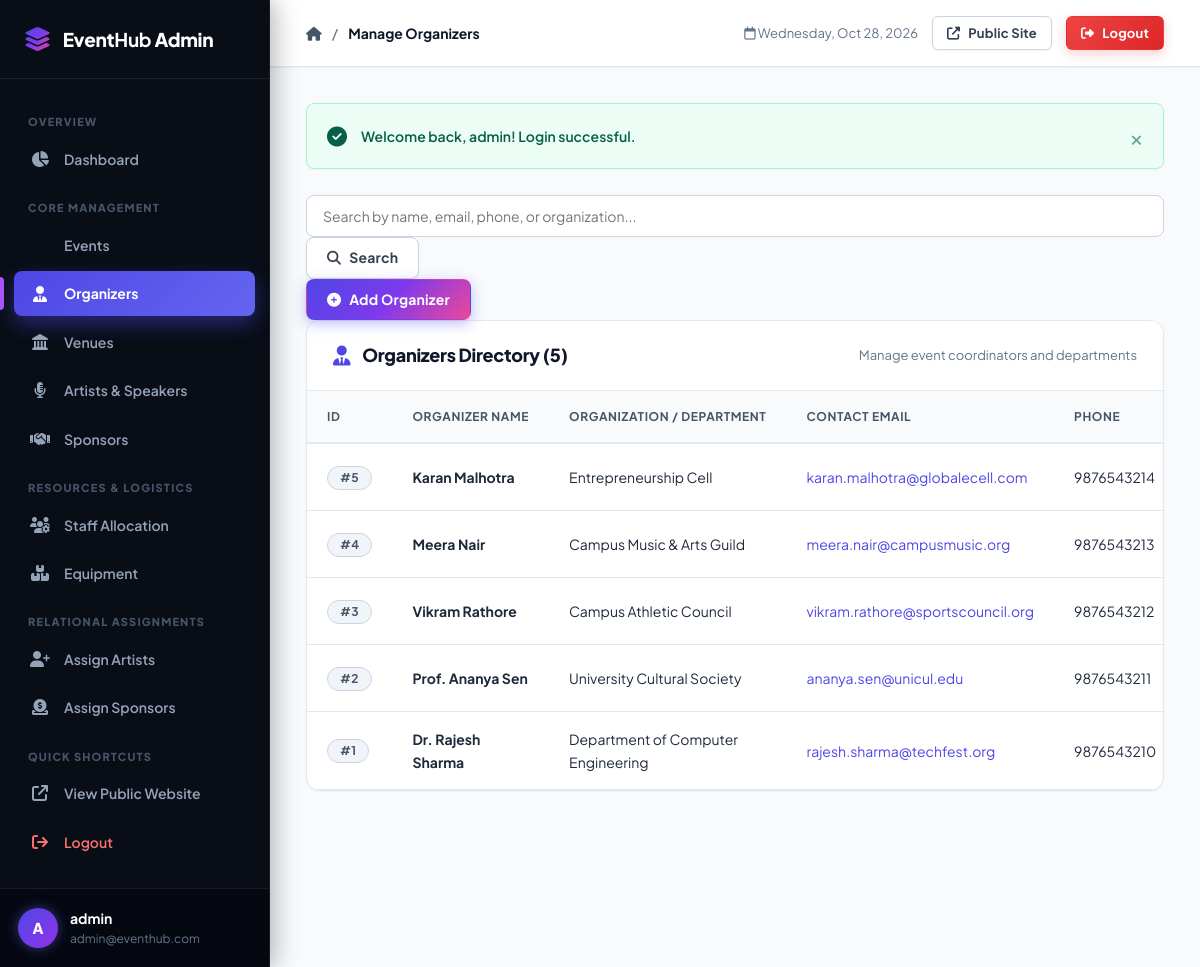
The app's page /admin/organizers/index.php (signed in) with its own data.
### tables this page shows
CREATE TABLE `organizer` (
    `organizer_id` INT AUTO_INCREMENT PRIMARY KEY,
    `organizer_name` VARCHAR(100) NOT NULL,
    `email` VARCHAR(100) NOT NULL UNIQUE,
    `phone` VARCHAR(15) NOT NULL UNIQUE,
    `organization` VARCHAR(100) DEFAULT NULL
);

### admin/organizers/index.php (the view, shortened to what this page needs)
<?php
require_once __DIR__ . '/../../includes/auth.php';
$search = trim($_GET['search'] ?? '');
try {
    if (!empty($search)) {
        $stmt = $pdo->prepare("
            SELECT o.*, COUNT(e.event_id) as event_count
            FROM organizer o
            LEFT JOIN event e ON o.organizer_id = e.organizer_id
            WHERE o.organizer_name LIKE :search
               OR o.email LIKE :search
               OR o.phone LIKE :search
               OR o.organization LIKE :search
            GROUP BY o.organizer_id
            ORDER BY o.organizer_id DESC
        ");
        $stmt->execute([':search' => "%{$search}%"]);
    } else {
        $stmt = $pdo->query("
            SELECT o.*, COUNT(e.event_id) as event_count
            FROM organizer o
            LEFT JOIN event e ON o.organizer_id = e.organizer_id
            GROUP BY o.organizer_id
            ORDER BY o.organizer_id DESC
        ");
    }
    $organizers = $stmt->fetchAll();
} catch (PDOException $e) {
    die("Database error: " . htmlspecialchars($e->getMessage()));
}
require_once __DIR__ . '/../../includes/admin_header.php';
?>
<div class="toolbar-container">
    <form action="<?= url('admin/organizers/index.php') ?>" method="GET" class="search-form">
        <input type="text" name="search" class="form-control" placeholder="Search by name, email, phone, or organization..." value="<?= sanitize($search) ?>">
        <button type="submit" class="btn btn-secondary">
            <i class="fas fa-search"></i> Search
        </button>
    </form>
    <div>
        <a href="<?= url('admin/organizers/add.php') ?>" class="btn btn-primary">
            <i class="fas fa-plus-circle"></i> Add Organizer
        </a>
    </div>
</div>
<div class="card">
    <div class="card-header">
        <div class="card-title">
            <i class="fas fa-user-tie"></i> Organizers Directory (<?= count($organizers) ?>)
        </div>
        <div style="font-size: 13px; color: var(--text-muted);">
            Manage event coordinators and departments
        </div>
    </div>
    <div class="card-body" style="padding: 0;">
        <div class="table-responsive">
            <table class="data-table">
                <thead>
                    <tr>
                        <th>ID</th>
                        <th>Organizer Name</th>
                        <th>Organization / Department</th>
                        <th>Contact Email</th>
                        <th>Phone</th>
                    </tr>
                </thead>
                <tbody>
                    <?php if (empty($organizers)): ?>
                        <tr>
                            <td colspan="7">
                                <div class="empty-state">
                                    <div class="empty-state-icon"><i class="fas fa-user-slash"></i></div>
                                    <h3>No organizers found</h3>
                                    <p>Try refining your search keyword or add a new organizer.</p>
                                    <a href="<?= url('admin/organizers/add.php') ?>" class="btn btn-primary btn-sm">
                                        <i class="fas fa-plus"></i> Add New Organizer
                                    </a>
                                </div>
                            </td>
                        </tr>
                    <?php else: ?>
                        <?php foreach ($organizers as $org): ?>
                            <tr>
                                <td><span class="badge badge-secondary">#<?= $org['organizer_id'] ?></span></td>
                                <td><strong><?= sanitize($org['organizer_name']) ?></strong></td>
                                <td><?= sanitize($org['organization'] ?: '-') ?></td>
                                <td><a href="mailto:<?= sanitize($org['email']) ?>"><?= sanitize($org['email']) ?></a></td>
                                <td><?= sanitize($org['phone']) ?></td>
                            </tr>
                        <?php endforeach; ?>
                    <?php endif; ?>
                </tbody>
            </table>
        </div>
    </div>
</div>
<?php require_once __DIR__ . '/../../includes/admin_footer.php'; ?>

### assets/css/style.css (style rules this page uses)
:root { --primary: #4f46e5; --primary-gradient: linear-gradient(135deg, #4f46e5 0%, #7c3aed 50%, #ec4899 100%); --primary-hover: #4338ca; --primary-light: #e0e7ff; --secondary: #64748b; --success: #10b981; --success-light: #d1fae5; --danger: #ef4444; --danger-light: #fee2e2; --warning: #f59e0b; --warning-light: #fef3c7; --info: #0ea5e9; --info-light: #e0f2fe; --sidebar-bg: #090d16; --sidebar-surface: #111827; --sidebar-hover: #1f293d; --sidebar-active: linear-gradient(135deg, #4f46e5 0%, #6366f1 100%); --sidebar-text: #94a3b8; --sidebar-text-active: #ffffff; --bg-body: #f8fafc; --bg-card: #ffffff; --text-main: #0f172a; --text-muted: #64748b; --border-color: #e2e8f0; --border-hover: #cbd5e1; --radius-sm: 8px; --radius-md: 14px; --radius-lg: 20px; --radius-full: 9999px; --shadow-sm: 0 1px 3px 0 rgba(0, 0, 0, 0.04), 0 1px 2px -1px rgba(0, 0, 0, 0.04); --shadow-md: 0 4px 6px -1px rgba(0, 0, 0, 0.06), 0 2px 4px -2px rgba(0, 0, 0, 0.04); --shadow-lg: 0 12px 24px -4px rgba(15, 23, 42, 0.08), 0 4px 6px -2px rgba(15, 23, 42, 0.03); --shadow-glow: 0 10px 25px -3px rgba(79, 70, 229, 0.35); --transition: all 0.25s cubic-bezier(0.4, 0, 0.2, 1); }
* { margin: 0; padding: 0; box-sizing: border-box; font-family: 'Plus Jakarta Sans', -apple-system, BlinkMacSystemFont, "Segoe UI", Roboto, sans-serif; }
body { background-color: var(--bg-body); color: var(--text-main); line-height: 1.6; min-height: 100vh; -webkit-font-smoothing: antialiased; }
a { color: var(--primary); text-decoration: none; transition: var(--transition); }
.badge { display: inline-flex; align-items: center; gap: 6px; padding: 5px 12px; font-size: 12px; font-weight: 700; border-radius: var(--radius-full); line-height: 1; letter-spacing: 0.3px; }
.badge-secondary { background: #f1f5f9; color: #475569; border: 1px solid #cbd5e1; }
.btn { display: inline-flex; align-items: center; justify-content: center; gap: 8px; padding: 10px 20px; font-size: 14px; font-weight: 700; border-radius: var(--radius-sm); border: 1px solid transparent; cursor: pointer; transition: var(--transition); text-decoration: none; line-height: 1.4; letter-spacing: 0.2px; }
.btn-primary { background: var(--primary-gradient); color: #ffffff; box-shadow: 0 4px 14px 0 rgba(79, 70, 229, 0.35); }
.btn-secondary { background: #ffffff; color: #334155; border-color: #cbd5e1; box-shadow: 0 1px 3px rgba(0, 0, 0, 0.05); }
.card { background: #ffffff; border-radius: var(--radius-md); border: 1px solid var(--border-color); box-shadow: var(--shadow-sm); margin-bottom: 28px; overflow: hidden; transition: var(--transition); }
.card-header { padding: 20px 26px; border-bottom: 1px solid var(--border-color); display: flex; justify-content: space-between; align-items: center; background: #ffffff; }
.card-title { font-size: 18px; font-weight: 800; color: #0f172a; display: flex; align-items: center; gap: 12px; letter-spacing: -0.3px; }
.card-title i { color: var(--primary); font-size: 20px; }
.card-body { padding: 26px; }
.table-responsive { width: 100%; overflow-x: auto; }
.data-table { width: 100%; border-collapse: collapse; text-align: left; font-size: 14px; }
.data-table th { background: #f8fafc; color: #475569; font-weight: 700; padding: 16px 20px; border-bottom: 2px solid var(--border-color); white-space: nowrap; text-transform: uppercase; font-size: 12px; letter-spacing: 0.6px; }
.data-table td { padding: 16px 20px; border-bottom: 1px solid var(--border-color); color: #1e293b; vertical-align: middle; transition: var(--transition); }
.form-control { width: 100%; padding: 11px 16px; font-size: 14px; border: 1px solid #cbd5e1; border-radius: var(--radius-sm); background-color: #ffffff; color: #0f172a; transition: var(--transition); }

### records on screen
organizer: organizer_id "5", organizer_name "Karan Malhotra", organization "Entrepreneurship Cell", email "karan.malhotra@globalecell.com", phone "9876543214"
organizer: organizer_id "4", organizer_name "Meera Nair", organization "Campus Music & Arts Guild", email "meera.nair@campusmusic.org", phone "9876543213"
organizer: organizer_id "3", organizer_name "Vikram Rathore", organization "Campus Athletic Council", email "vikram.rathore@sportscouncil.org", phone "9876543212"
organizer: organizer_id "2", organizer_name "Prof. Ananya Sen", organization "University Cultural Society", email "ananya.sen@unicul.edu", phone "9876543211"
organizer: organizer_id "1", organizer_name "Dr. Rajesh Sharma", organization "Department of Computer Engineering", email "rajesh.sharma@techfest.org", phone "9876543210"

### other values on screen
substr($_SESSION['admin_username'] ?? 'A', 0, 1) "A"
$_SESSION['admin_username'] "admin"
$_SESSION['admin_email'] "admin@eventhub.com"
$pageTitle "Manage Organizers"
$message "Welcome back, admin! Login successful."
count($organizers) "5"
